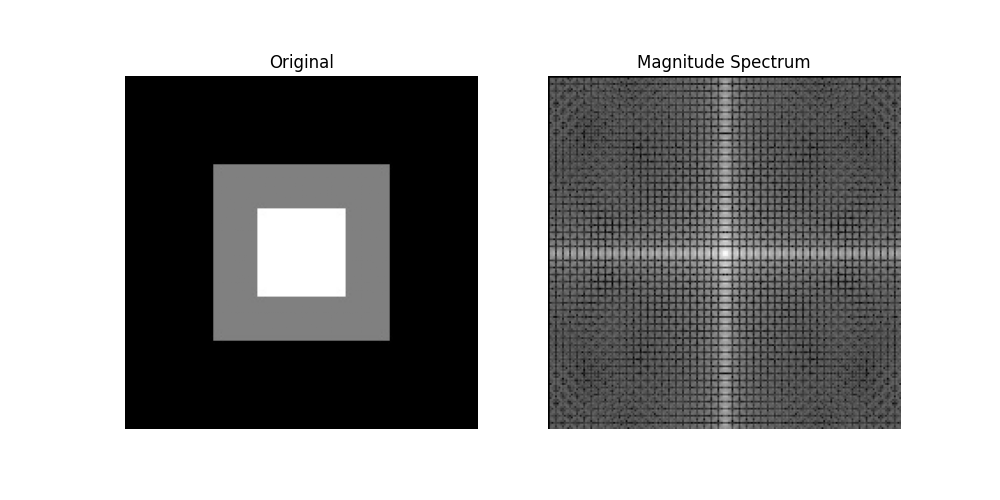

Write Python code to recreate this figure.
import cv2
import matplotlib.pyplot as plt
import numpy as np

gray_img = cv2.imread("../gray_image.jpg", cv2.IMREAD_GRAYSCALE)
f = np.fft.fftshift(np.fft.fft2(gray_img))
magnitude_spectrum = 20 * np.log(np.abs(f)+1)

plt.figure(figsize=(10, 5))
plt.subplot(1,2,1); plt.title("Original"); plt.imshow(gray_img, cmap='gray'); plt.axis('off')
plt.subplot(1,2,2); plt.title("Magnitude Spectrum"); plt.imshow(magnitude_spectrum, cmap='gray'); plt.axis('off')
plt.savefig('task10_fourier.png'); plt.show()
